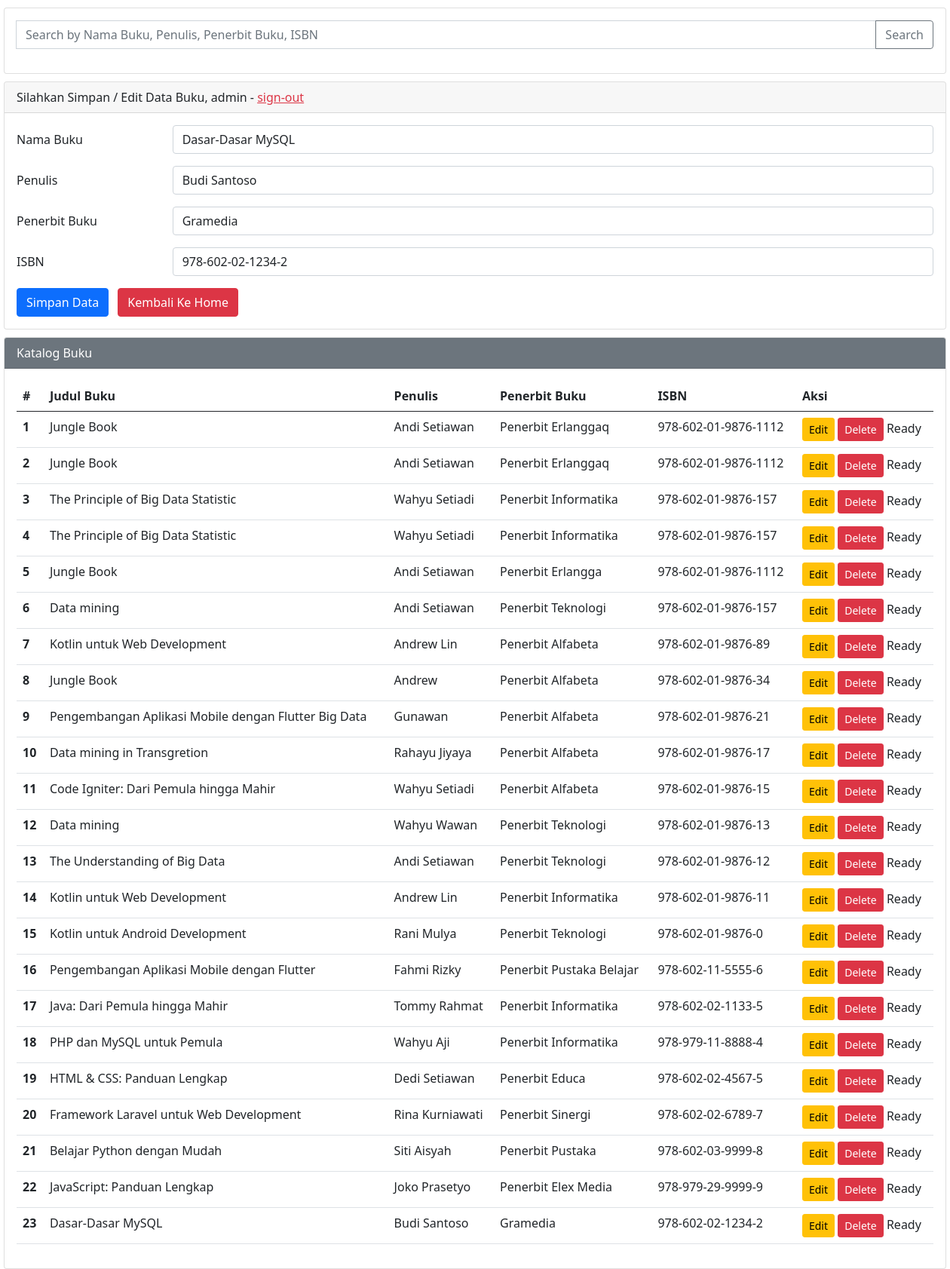
The app's page /index.php?controller=Book&action=edit&id=3 with its own data.
### tables this page shows
CREATE TABLE `library_system` (
  `id` int(11) NOT NULL,
  `nama_buku` varchar(255) NOT NULL,
  `penulis` varchar(255) NOT NULL,
  `penerbit_buku` varchar(255) NOT NULL,
  `isbn` varchar(255) NOT NULL,
  `statuss` varchar(20) NOT NULL
);

### controllers/BookController.php (called while the page is built, shortened)
<?php
require_once __DIR__ . '/../config/database.php';
require_once __DIR__ . '/../app/models/Book.php';
class BookController
{
    private $model;
    public function __construct()
    {
        global $koneksi;
        $this->model = new Book($koneksi);
    }
    public function edit()
    {
        $id = $_GET['id'];
        $data1 = $this->model->getById($id);
        $book['nama_buku'] = $data1['nama_buku'];
        $book['penulis'] = $data1['penulis'];
        $book['penerbit_buku'] = $data1['penerbit_buku'];
        $book['isbn'] = $data1['isbn'];
        $search = '';
        $data = $this->model->getAll($search);
        include '../app/views/index.php';
    }
}

### app/models/Book.php (called while the page is built, shortened)
<?php
class Book {
    private $db;
    public function __construct($koneksi) {
        $this->db = $koneksi;
    }
    public function getAll($search = "") {
        $sql = "SELECT * FROM library_system";
        $sql .= " ORDER BY id DESC";
        return mysqli_query($this->db, $sql);
    }
    public function getById($id) {
        $sql = "SELECT * FROM library_system WHERE id = '$id'";
        return mysqli_fetch_assoc(mysqli_query($this->db, $sql));
    }
}

### app/views/index.php (the view, shortened to what this page needs)
<!DOCTYPE html>
<html lang="en">
<head>
    <link href="https://cdn.jsdelivr.net/npm/bootstrap@5.0.0-beta2/dist/css/bootstrap.min.css" rel="stylesheet"
>
</head>
<body>
    <div class="mx-auto">
        <div class="card">
            <div class="card-body">
                <form action="index.php?controller=Book&action=index" method="GET">
                    <div class="input-group mb-3">
                        <input type="text" class="form-control" placeholder="Search by Nama Buku, Penulis, Penerbit Buku, ISBN"
                               name="search" value="<?php echo htmlspecialchars($_GET['search'] ?? ''); ?>">
                        <button class="btn btn-outline-secondary" type="submit">Search</button>
                    </div>
                </form>
            </div>
        </div>
        <div class="card">
            <div class="card-header">
                Silahkan Simpan / Edit Data Buku, <?php echo $_SESSION['username'] ?? 'admin'; ?> -
                <a href="../public/login.php?controller=Book&action=signout" class="text-danger">sign-out</a>
            </div>
            <div class="card-body">
                <form action="index.php?controller=Book&action=create" method="POST">
                    <div class="mb-3 row">
                        <label for="nama_buku" class="col-sm-2 col-form-label">Nama Buku</label>
                        <div class="col-sm-10">
                            <input type="text" class="form-control" id="nama_buku" name="nama_buku"
                                   value="<?php echo htmlspecialchars($book['nama_buku'] ?? ''); ?>" required>
                        </div>
                    </div>
                    <div class="mb-3 row">
                        <label for="penulis" class="col-sm-2 col-form-label">Penulis</label>
                        <div class="col-sm-10">
                            <input type="text" class="form-control" id="penulis" name="penulis"
                                   value="<?php echo htmlspecialchars($book['penulis'] ?? ''); ?>" required>
                        </div>
                    </div>
                    <div class="mb-3 row">
                        <label for="penerbit_buku" class="col-sm-2 col-form-label">Penerbit Buku</label>
                        <div class="col-sm-10">
                            <input type="text" class="form-control" id="penerbit_buku" name="penerbit_buku"
                                   value="<?php echo htmlspecialchars($book['penerbit_buku'] ?? ''); ?>" required>
                        </div>
                    </div>
                    <div class="mb-3 row">
                        <label for="isbn" class="col-sm-2 col-form-label">ISBN</label>
                        <div class="col-sm-10">
                            <input type="text" class="form-control" id="isbn" name="isbn"
                                   value="<?php echo htmlspecialchars($book['isbn'] ?? ''); ?>" required>
                        </div>
                    </div>
                    <div class="col-12">
                        <input type="submit" name="simpan" value="Simpan Data" class="btn btn-primary" />
                        <a href="loading.php" class="btn btn-danger ms-2">Kembali Ke Home</a>
                    </div>
                </form>
            </div>
        </div>
        <div class="card">
            <div class="card-header text-white bg-secondary">
                Katalog Buku
            </div>
            <div class="card-body">
                <table class="table">
                    <thead>
                        <tr>
                            <th scope="col">#</th>
                            <th scope="col">Judul Buku</th>
                            <th scope="col">Penulis</th>
                            <th scope="col">Penerbit Buku</th>
                            <th scope="col">ISBN</th>
                            <th scope="col">Aksi</th>
                        </tr>
                    </thead>
                    <tbody>
                        <?php if (!empty($data)): ?>
                            <?php $urut = 1; foreach ($data as $book): ?>
                                <tr>
                                    <th scope="row"><?php echo $urut++; ?></th>
                                    <td><?php echo htmlspecialchars($book['nama_buku']); ?></td>
                                    <td><?php echo htmlspecialchars($book['penulis']); ?></td>
                                    <td><?php echo htmlspecialchars($book['penerbit_buku']); ?></td>
                                    <td><?php echo htmlspecialchars($book['isbn']); ?></td>
                                    <td>
                                        <a href="index.php?controller=Book&action=edit&id=<?php echo $book['id']; ?>"
                                            class="btn btn-warning btn-sm">Edit</a>
                                        <a href="index.php?controller=Book&action=delete&id=<?php echo $book['id']; ?>"
                                           onclick="return confirm('Yakin mau menghapus buku ini?');"
                                           class="btn btn-danger btn-sm">Delete</a>
                                        <?php if (empty($book['statuss'])): ?>
                                            <a>Ready</a>
                                        <?php else: ?>
                                            <a href="index.php?controller=Book&action=return_book&id=<?php echo $book['id']; ?>"
                                               class="btn btn-warning btn-sm">Kembalikan</a>
                                        <?php endif; ?>
                                    </td>
                                </tr>
                            <?php endforeach; ?>
                        <?php else: ?>
                            <tr>
                                <td colspan="6" class="text-center">Tidak ada data buku.</td>
                            </tr>
                        <?php endif; ?>
                    </tbody>
                </table>
            </div>
        </div>
    </div>
</body>
</html>

### app/views/index.php (style rules this page uses)
.mx-auto { width: 1250px; }
.card { margin-top: 10px; }

### records on screen
library_system: nama_buku "Dasar-Dasar MySQL", penulis "Budi Santoso", penerbit_buku "Gramedia", isbn "978-602-02-1234-2", statuss "Ready"
library_system: nama_buku "Jungle Book", penulis "Andi Setiawan", penerbit_buku "Penerbit Erlanggaq", isbn "978-602-01-9876-1112", statuss "Ready"
library_system: nama_buku "Jungle Book", penulis "Andi Setiawan", penerbit_buku "Penerbit Erlanggaq", isbn "978-602-01-9876-1112", statuss "Ready"
library_system: nama_buku "The Principle of Big Data Statistic", penulis "Wahyu Setiadi", penerbit_buku "Penerbit Informatika", isbn "978-602-01-9876-157", statuss "Ready"
library_system: nama_buku "The Principle of Big Data Statistic", penulis "Wahyu Setiadi", penerbit_buku "Penerbit Informatika", isbn "978-602-01-9876-157", statuss "Ready"
library_system: nama_buku "Jungle Book", penulis "Andi Setiawan", penerbit_buku "Penerbit Erlangga", isbn "978-602-01-9876-1112", statuss "Ready"
library_system: nama_buku "Data mining", penulis "Andi Setiawan", penerbit_buku "Penerbit Teknologi", isbn "978-602-01-9876-157", statuss "Ready"
library_system: nama_buku "Kotlin untuk Web Development", penulis "Andrew Lin", penerbit_buku "Penerbit Alfabeta", isbn "978-602-01-9876-89", statuss "Ready"
library_system: nama_buku "Jungle Book", penulis "Andrew", penerbit_buku "Penerbit Alfabeta", isbn "978-602-01-9876-34", statuss "Ready"
library_system: nama_buku "Pengembangan Aplikasi Mobile dengan Flutter Big Data", penulis "Gunawan", penerbit_buku "Penerbit Alfabeta", isbn "978-602-01-9876-21", statuss "Ready"
library_system: nama_buku "Data mining in Transgretion", penulis "Rahayu Jiyaya", penerbit_buku "Penerbit Alfabeta", isbn "978-602-01-9876-17", statuss "Ready"
library_system: nama_buku "Code Igniter: Dari Pemula hingga Mahir", penulis "Wahyu Setiadi", penerbit_buku "Penerbit Alfabeta", isbn "978-602-01-9876-15", statuss "Ready"
library_system: nama_buku "Data mining", penulis "Wahyu Wawan", penerbit_buku "Penerbit Teknologi", isbn "978-602-01-9876-13", statuss "Ready"
library_system: nama_buku "The Understanding of Big Data", penulis "Andi Setiawan", penerbit_buku "Penerbit Teknologi", isbn "978-602-01-9876-12", statuss "Ready"
library_system: nama_buku "Kotlin untuk Web Development", penulis "Andrew Lin", penerbit_buku "Penerbit Informatika", isbn "978-602-01-9876-11", statuss "Ready"
library_system: nama_buku "Kotlin untuk Android Development", penulis "Rani Mulya", penerbit_buku "Penerbit Teknologi", isbn "978-602-01-9876-0", statuss "Ready"
library_system: nama_buku "Pengembangan Aplikasi Mobile dengan Flutter", penulis "Fahmi Rizky", penerbit_buku "Penerbit Pustaka Belajar", isbn "978-602-11-5555-6", statuss "Ready"
library_system: nama_buku "Java: Dari Pemula hingga Mahir", penulis "Tommy Rahmat", penerbit_buku "Penerbit Informatika", isbn "978-602-02-1133-5", statuss "Ready"
library_system: nama_buku "PHP dan MySQL untuk Pemula", penulis "Wahyu Aji", penerbit_buku "Penerbit Informatika", isbn "978-979-11-8888-4", statuss "Ready"
library_system: nama_buku "HTML & CSS: Panduan Lengkap", penulis "Dedi Setiawan", penerbit_buku "Penerbit Educa", isbn "978-602-02-4567-5", statuss "Ready"
library_system: nama_buku "Framework Laravel untuk Web Development", penulis "Rina Kurniawati", penerbit_buku "Penerbit Sinergi", isbn "978-602-02-6789-7", statuss "Ready"
library_system: nama_buku "Belajar Python dengan Mudah", penulis "Siti Aisyah", penerbit_buku "Penerbit Pustaka", isbn "978-602-03-9999-8", statuss "Ready"
library_system: nama_buku "JavaScript: Panduan Lengkap", penulis "Joko Prasetyo", penerbit_buku "Penerbit Elex Media", isbn "978-979-29-9999-9", statuss "Ready"

### other values on screen
$_SESSION['username'] "admin"
